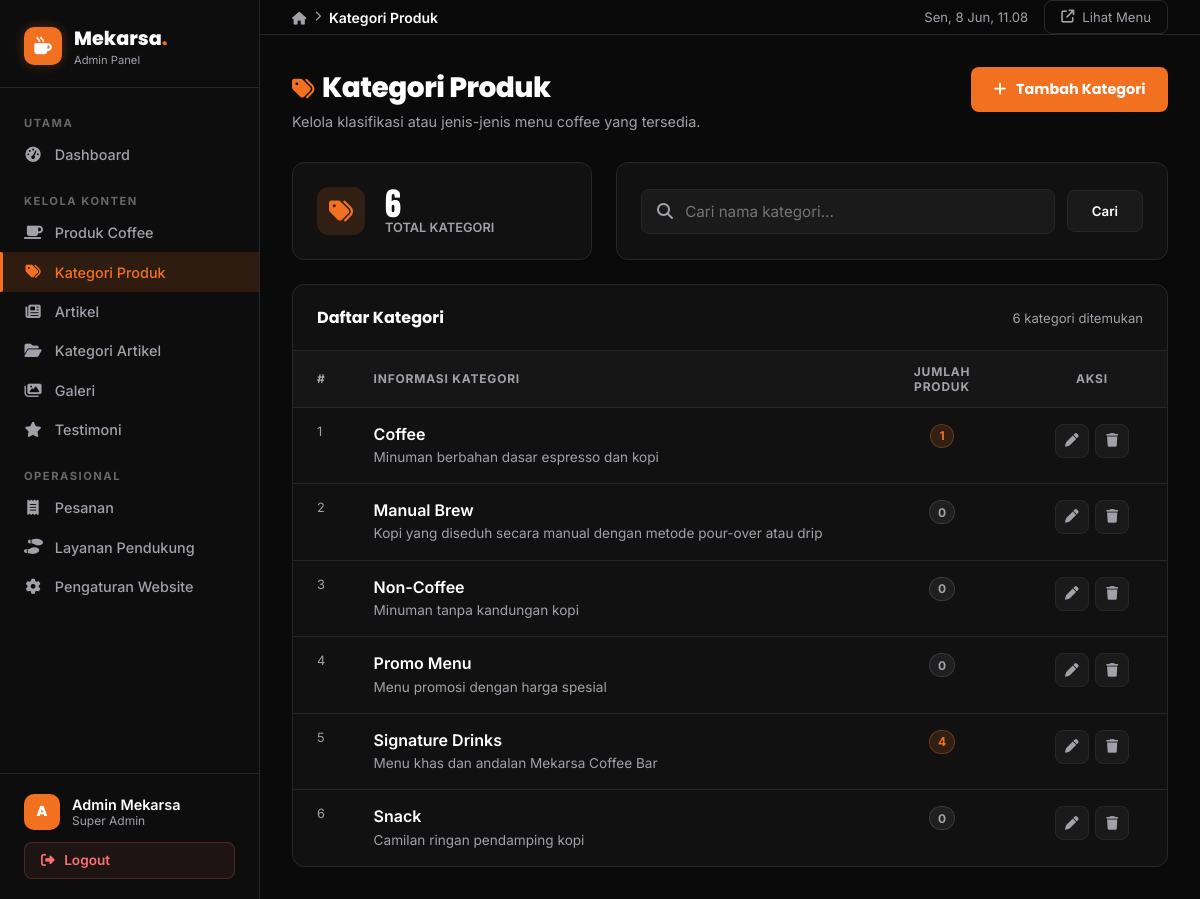
The page /portal-mekarsa/product-categories.php (signed in) on the database its author committed.
### tables this page shows
CREATE TABLE `product_categories` (
  `id` int(11) NOT NULL,
  `name` varchar(100) NOT NULL,
  `description` text DEFAULT NULL,
  `created_at` timestamp NOT NULL DEFAULT current_timestamp()
);

### portal-mekarsa/product-categories.php (the view, shortened to what this page needs)
<?php
$flashMsg   = '';
try {
    $pdo = getDBConnection();
    $search = trim($_GET['search'] ?? '');
    $whereSQL = '';
    $params = [];
    $listStmt = $pdo->prepare("
        SELECT pc.*, COUNT(p.id) AS product_count
        FROM product_categories pc
        LEFT JOIN products p ON pc.id = p.category_id
        $whereSQL
        GROUP BY pc.id
        ORDER BY pc.name ASC
    ");
    $listStmt->execute($params);
    $categories = $listStmt->fetchAll();
    $totalRows = count($categories);
    $totalCatStmt = $pdo->query("SELECT COUNT(*) FROM product_categories");
    $totalCategoriesCount = $totalCatStmt->fetchColumn();
} catch (PDOException $e) {
    $categories = [];
    $totalRows  = 0;
    $totalCategoriesCount = 0;
    if (empty($flashMsg)) {
        $flashMsg  = 'Database error: ' . $e->getMessage();
        $flashType = 'error';
    }
}
?>
<!DOCTYPE html>
<html lang="id">
<head>
    <link href="https://cdnjs.cloudflare.com/ajax/libs/font-awesome/6.5.0/css/all.min.css" rel="stylesheet">
</head>
<body>
<aside class="sidebar" id="sidebar">
    <a href="dashboard.php" class="sidebar-brand">
        <div class="sidebar-brand-icon"><i class="fas fa-mug-hot"></i></div>
        <div>
            <div class="sidebar-brand-text">Mekarsa<span>.</span></div>
            <div class="sidebar-brand-sub">Admin Panel</div>
        </div>
    </a>
    <nav class="sidebar-nav">
        <div class="nav-section-label">Utama</div>
        <a href="dashboard.php" class="nav-item">
            <i class="fas fa-gauge-high"></i> Dashboard
        </a>
        <div class="nav-section-label" style="margin-top:0.75rem;">Kelola Konten</div>
        <a href="products.php" class="nav-item">
            <i class="fas fa-mug-saucer"></i> Produk Coffee
        </a>
        <a href="product-categories.php" class="nav-item active">
            <i class="fas fa-tags"></i> Kategori Produk
        </a>
        <a href="articles.php" class="nav-item">
            <i class="fas fa-newspaper"></i> Artikel
        </a>
        <a href="article-categories.php" class="nav-item">
            <i class="fas fa-folder-open"></i> Kategori Artikel
        </a>
        <a href="gallery.php" class="nav-item">
            <i class="fas fa-images"></i> Galeri
        </a>
        <a href="testimonials.php" class="nav-item">
            <i class="fas fa-star"></i> Testimoni
        </a>
        <div class="nav-section-label" style="margin-top:0.75rem;">Operasional</div>
        <a href="orders.php" class="nav-item">
            <i class="fas fa-receipt"></i> Pesanan
        </a>
        <a href="support-services.php" class="nav-item">
            <i class="fas fa-shoe-prints"></i> Layanan Pendukung
        </a>
        <a href="settings.php" class="nav-item">
            <i class="fas fa-gear"></i> Pengaturan Website
        </a>
    </nav>
    <div class="sidebar-footer">
        <div class="admin-info">
            <div class="admin-avatar"><?= strtoupper(substr($_SESSION['admin_name'] ?? 'A', 0, 1)) ?></div>
            <div>
                <div class="admin-name"><?= htmlspecialchars($_SESSION['admin_name'] ?? 'Admin') ?></div>
                <div class="admin-role">Super Admin</div>
            </div>
        </div>
        <a href="logout.php" class="btn-logout" onclick="return confirm('Yakin ingin logout?')">
            <i class="fas fa-right-from-bracket"></i> Logout
        </a>
    </div>
</aside>
<div class="main">
    <header class="topbar">
        <div class="topbar-left">
            <nav class="breadcrumb">
                <a href="dashboard.php"><i class="fas fa-house" style="font-size:0.8rem;"></i></a>
                <i class="fas fa-chevron-right" style="font-size:0.65rem;"></i>
                <span>Kategori Produk</span>
            </nav>
        </div>
        <div class="topbar-right">
            <span class="topbar-time" id="currentTime"></span>
            <a href="../menu.php" class="topbar-view-site" target="_blank">
                <i class="fas fa-arrow-up-right-from-square"></i> Lihat Menu
            </a>
        </div>
    </header>
    <main class="page-content">
        <div class="page-header">
            <div class="page-header-title">
                <h1><i class="fas fa-tags" style="color:var(--orange);margin-right:0.5rem;font-size:1.4rem;"></i>Kategori Produk</h1>
                <p>Kelola klasifikasi atau jenis-jenis menu coffee yang tersedia.</p>
            </div>
            <button class="btn-add" onclick="openAddModal()">
                <i class="fas fa-plus"></i> Tambah Kategori
            </button>
        </div>
        <div class="top-widgets">
            <div class="stat-card">
                <div class="stat-icon"><i class="fas fa-tags"></i></div>
                <div>
                    <div class="stat-val"><?= $totalCategoriesCount ?></div>
                    <div class="stat-lbl">Total Kategori</div>
                </div>
            </div>
            <div class="filter-bar">
                <form method="GET" action="product-categories.php">
                    <div class="search-group">
                        <input type="text" name="search" class="search-input" placeholder="Cari nama kategori..." value="<?= htmlspecialchars($search) ?>">
                    </div>
                    <button type="submit" class="btn-filter">Cari</button>
                </form>
            </div>
        </div>
        <div class="table-card">
            <div class="table-card-header">
                <h3>Daftar Kategori</h3>
                <span class="table-total"><?= $totalRows ?> kategori ditemukan</span>
            </div>
            <div class="table-wrapper">
                <?php if (!empty($categories)): ?>
                    <table class="data-table">
                        <thead>
                            <tr>
                                <th style="width: 50px;">#</th>
                                <th>Informasi Kategori</th>
                                <th style="width: 150px; text-align: center;">Jumlah Produk</th>
                                <th style="width: 150px; text-align: center;">Aksi</th>
                            </tr>
                        </thead>
                        <tbody>
                            <?php foreach ($categories as $i => $cat): ?>
                                <tr>
                                    <td style="color:var(--text-muted);font-size:0.8rem;"><?= $i + 1 ?></td>
                                    <td>
                                        <div class="cat-name">
                                            <?= htmlspecialchars($cat['name']) ?>
                                        </div>
                                        <?php if (!empty($cat['description'])): ?>
                                            <div class="cat-desc"><?= nl2br(htmlspecialchars($cat['description'])) ?></div>
                                        <?php else: ?>
                                            <div class="cat-desc" style="font-style:italic;opacity:0.5;">Tidak ada deskripsi</div>
                                        <?php endif; ?>
                                    </td>
                                    <td style="text-align: center;">
                                        <span class="badge <?= $cat['product_count'] == 0 ? 'badge--zero' : '' ?>">
                                            <?= $cat['product_count'] ?>
                                        </span>
                                    </td>
                                    <td>
                                        <div class="action-group" style="justify-content: center;">
                                            <button class="action-btn" onclick="openEditModal(<?= htmlspecialchars(json_encode($cat)) ?>)" title="Edit">
                                                <i class="fas fa-pen"></i>
                                            </button>
                                            <button class="action-btn action-btn--danger" onclick="confirmDelete(<?= $cat['id'] ?>, '<?= addslashes(htmlspecialchars($cat['name'])) ?>', <?= $cat['product_count'] ?>)" title="Hapus">
                                                <i class="fas fa-trash"></i>
                                            </button>
                                        </div>
                                    </td>
                                </tr>
                            <?php endforeach; ?>
                        </tbody>
                    </table>
                <?php endif; ?>
            </div>
        </div>
    </main>
</div>
</body>
</html>

### rows shown on the page
product_categories: name "Coffee", description "Minuman berbahan dasar espresso dan kopi", product_count "1"
product_categories: name "Manual Brew", description "Kopi yang diseduh secara manual dengan metode pour-over atau drip", product_count "0"
product_categories: name "Non-Coffee", description "Minuman tanpa kandungan kopi", product_count "0"
product_categories: name "Promo Menu", description "Menu promosi dengan harga spesial", product_count "0"
product_categories: name "Signature Drinks", description "Menu khas dan andalan Mekarsa Coffee Bar", product_count "4"
product_categories: name "Snack", description "Camilan ringan pendamping kopi", product_count "0"

### other values the page prints
substr($_SESSION['admin_name'] ?? 'A', 0, 1) "A"
$_SESSION['admin_name'] "Admin Mekarsa"
$totalCategoriesCount "6"
$totalRows "6"
